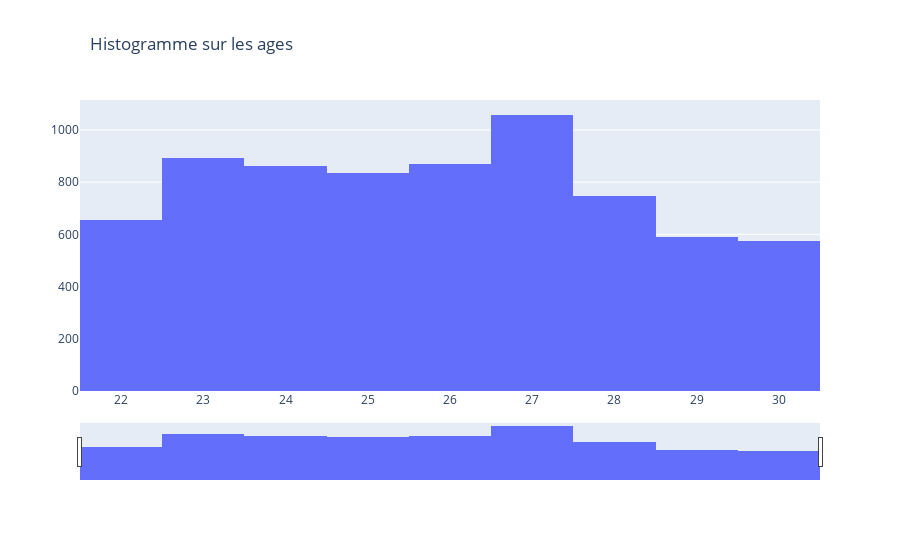

Source (notebook cell):
### Code cell
# Tableau de validation de la sélection des âges
fig = go.Figure(
    data=go.Histogram(
        x=group_age['age']
    ),
    layout=go.Layout(
        title=go.layout.Title(text="Histogramme sur les ages", x=0.1)
    )
)

fig.update_xaxes(rangeslider_visible=True)

fig.show()

### Figure 1 — Plotly figure (JSON) as saved in the notebook; plotly's stock layout.template omitted (floating-point values rounded to 4 significant figures; data arrays with more than 128 entries replaced by an {"elided": "..."} marker saying what was removed)
{"data": [{"type": "histogram", "x": {"elided": "7086 int values"}}], "layout": {"title": {"text": "Histogramme sur les ages", "x": 0.1}, "xaxis": {"rangeslider": {"visible": true}}}}
